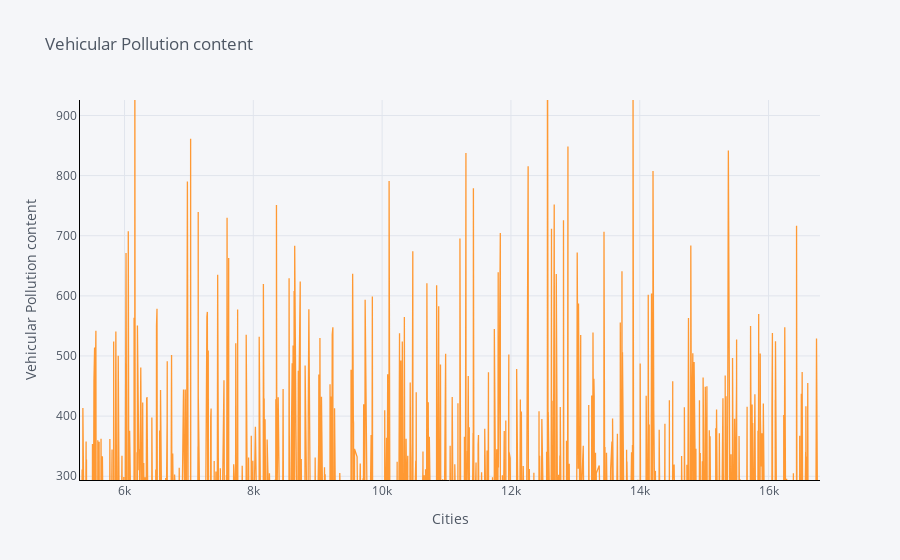

Notebook cell for this chart:
### Code cell
def ploting(var):
    df[var].iplot(title=var,xTitle='Cities',yTitle=var, linecolor='black', )
    plt.show()
ploting('Vehicular Pollution content')
ploting('Industrial Pollution content')

### Figure 1 — Plotly figure (JSON) as saved in the notebook; plotly's stock layout.template omitted (floating-point values rounded to 4 significant figures; data arrays with more than 128 entries replaced by an {"elided": "..."} marker saying what was removed)
{"data": [{"line": {"color": "rgba(255, 153, 51, 1.0)", "dash": "solid", "shape": "linear", "width": 1.3}, "mode": "lines", "name": "Vehicular Pollution content", "text": "", "x": {"elided": "3288 int values"}, "y": {"elided": "3288 float values"}, "type": "scatter"}], "layout": {"legend": {"bgcolor": "#F5F6F9", "font": {"color": "#4D5663"}}, "paper_bgcolor": "#F5F6F9", "plot_bgcolor": "#F5F6F9", "title": {"font": {"color": "#4D5663"}, "text": "Vehicular Pollution content"}, "xaxis": {"gridcolor": "#E1E5ED", "linecolor": "black", "showgrid": true, "tickfont": {"color": "#4D5663"}, "title": {"font": {"color": "#4D5663"}, "text": "Cities"}, "zerolinecolor": "#E1E5ED", "type": "linear", "range": [5308.0, 16800.0], "autorange": false}, "yaxis": {"gridcolor": "#E1E5ED", "linecolor": "black", "showgrid": true, "tickfont": {"color": "#4D5663"}, "title": {"font": {"color": "#4D5663"}, "text": "Vehicular Pollution content"}, "zerolinecolor": "#E1E5ED", "type": "linear", "range": [293.7, 925.7], "autorange": false}, "autosize": true}}
